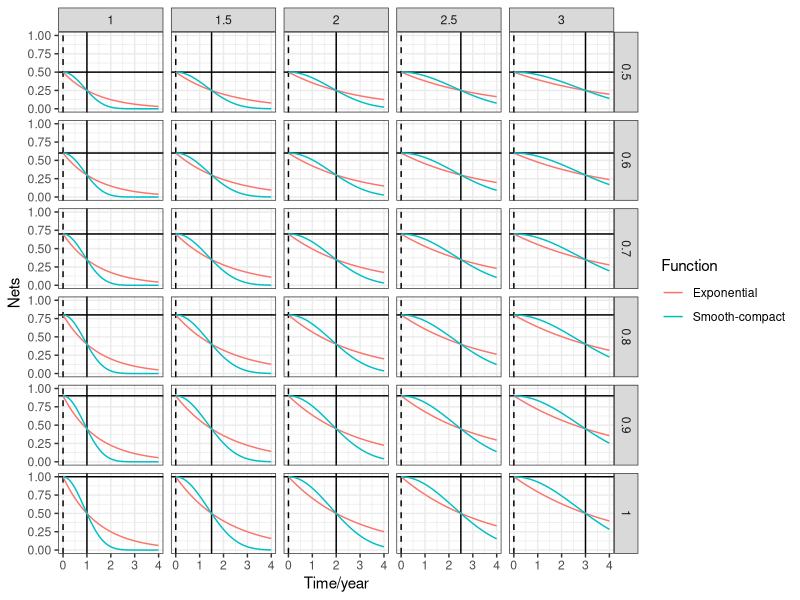

Generate this figure with R:
library(ggplot2)

exp_loss <- function(u0, lambda, t) {
  u <- u0 * exp(-lambda * t)
}

calc_tau <- function(meanlife, kappa = 20) {
  tau <- meanlife / sqrt(1 - kappa / (kappa - log(0.5)))
}

smooth_comp_loss <- function(v0, kappa = 20, tau, t) {
  v <- v0 * exp(kappa - kappa / (1 - (t / tau)^2))
}

year <- 365
t0 <- 0
t1 <- 4 * year
u0 <- seq(0.5, 1, 0.1)
meanlife <- seq(1, 3, 0.5) * year
t <- seq(t0, t1)
Nt <- length(t)
Nu <- length(u0)
Nl <- length(meanlife)

df <- data.frame(
  "Function" = c(rep("Exponential", Nt * Nu * Nl),
                 rep("Smooth-compact", Nt * Nu *Nl)),
  "Time" = rep(t, Nu * Nl * 2),
  "Initial_nets" = rep(rep(u0, each = Nt), Nl * 2),
  "Central_estimate" = rep(rep(meanlife, each = Nt * Nu), 2),
  "Nets" = rep(NA, Nt * Nu * Nl * 2)
)

id <- 1
for (i in 1:2) {
  for (j in 1:Nl) {
    for (k in 1:Nu) {
      for (l in 1:Nt) {
        if (i == 1) {
          df$Nets[id] <- exp_loss(u0[k], lambda = log(2)/meanlife[j], t = t[l])
        } else {
          tau <- calc_tau(meanlife = meanlife[j])
          v0 <- u0[k] #* 2 / exp(1)
          df$Nets[id] <- smooth_comp_loss(v0 = v0, tau = tau, t = t[l])
        }
        id <- id + 1
      }
    }
  }
}

ggplot(data = df,
       aes(x = Time / year,
           y = Nets,
           colour = Function),) +
  geom_vline(aes(xintercept = Central_estimate / year )) +
  geom_vline(aes(xintercept = 0),
                 linetype = "dashed") +
  geom_hline(aes(yintercept = Initial_nets),
             linetype = "solid") +
  geom_line() +
  facet_grid(cols = vars(Central_estimate / year),
             rows = vars(Initial_nets)) +
  theme_bw()
